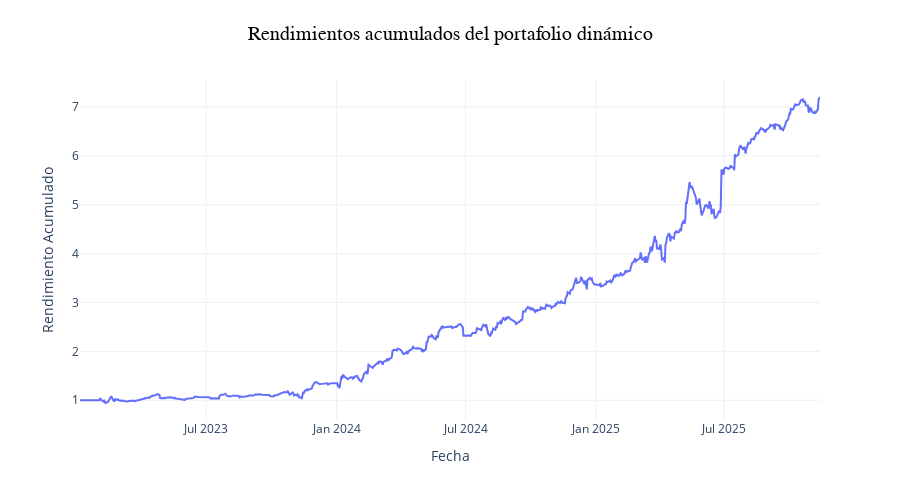
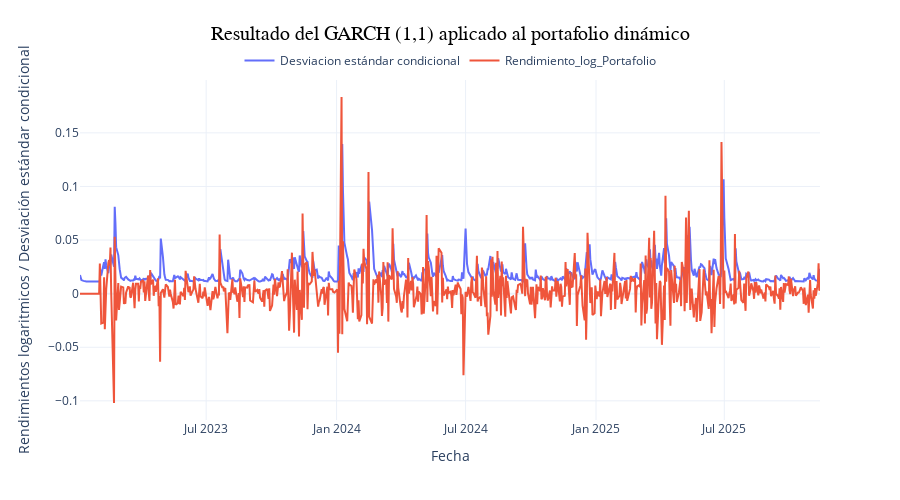

The notebook cell saved with these charts, in order:
### Code cell
# --- 5. Visualizaciones ---
ret_cum_plot = Visualizar_Series_Dinamica(ret_cum, ret_cum.columns, nombre_de_eje_y='Rendimiento Acumulado', 
                           titulo='Rendimientos acumulados del portafolio dinámico')
volatilidad = pd.concat([sigma_t, ret_port_log], axis=1)
volatilidad_plot = Visualizar_Series_Dinamica(volatilidad, volatilidad.columns, nombre_de_eje_y='Rendimientos logaritmicos / Desviación estándar condicional', titulo='Resultado del GARCH (1,1) aplicado al portafolio dinámico')
var_plot = Visualizar_Series_Dinamica(var, var.columns, nombre_de_eje_y='Capital', titulo='Valor en Riesgo paramétrico a 95%')

### Figure 1 — Plotly figure (JSON) as saved in the notebook; plotly's stock layout.template omitted (floating-point values rounded to 4 significant figures; data arrays with more than 128 entries replaced by an {"elided": "..."} marker saying what was removed)
{"data": [{"line": {"color": "#636EFA", "width": 2}, "name": "Rendimiento Acumulado", "type": "scatter", "x": {"elided": "719 str values"}, "y": {"elided": "719 float values"}}], "layout": {"height": 500, "legend": {"orientation": "h", "x": 0.5, "xanchor": "center", "y": 1.1}, "margin": {"t": 80}, "title": {"font": {"color": "black", "family": "Gill Sans", "size": 20}, "text": "Rendimientos acumulados del portafolio dinámico", "x": 0.5}, "xaxis": {"title": {"text": "Fecha"}}, "yaxis": {"tickfont": {"size": 12}, "title": {"font": {"size": 14}, "text": "Rendimiento Acumulado"}}}}

### Figure 2 — Plotly figure (JSON) as saved in the notebook; plotly's stock layout.template omitted (floating-point values rounded to 4 significant figures; data arrays with more than 128 entries replaced by an {"elided": "..."} marker saying what was removed)
{"data": [{"line": {"color": "#636EFA", "width": 2}, "name": "Desviacion estándar condicional", "type": "scatter", "x": {"elided": "719 str values"}, "y": {"elided": "719 float values"}}, {"line": {"color": "#EF553B", "width": 2}, "name": "Rendimiento_log_Portafolio", "type": "scatter", "x": {"elided": "719 str values"}, "y": {"elided": "719 float values"}}], "layout": {"height": 500, "legend": {"orientation": "h", "x": 0.5, "xanchor": "center", "y": 1.1}, "margin": {"t": 80}, "title": {"font": {"color": "black", "family": "Gill Sans", "size": 20}, "text": "Resultado del GARCH (1,1) aplicado al portafolio dinámico", "x": 0.5}, "xaxis": {"title": {"text": "Fecha"}}, "yaxis": {"tickfont": {"size": 12}, "title": {"font": {"size": 14}, "text": "Rendimientos logaritmicos / Desviación estándar condicional"}}}}
